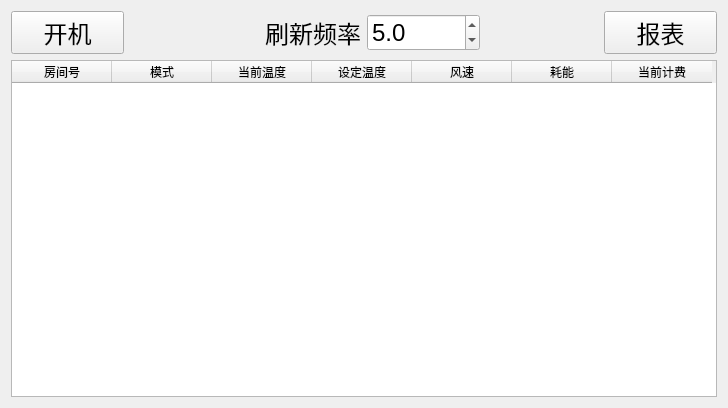
<?xml version="1.0" encoding="UTF-8"?>
<ui version="4.0">
 <class>Form</class>
 <widget class="QWidget" name="Form">
  <property name="geometry">
   <rect>
    <x>0</x>
    <y>0</y>
    <width>728</width>
    <height>408</height>
   </rect>
  </property>
  <property name="windowTitle">
   <string>中控机</string>
  </property>
  <layout class="QVBoxLayout" name="verticalLayout">
   <item>
    <layout class="QHBoxLayout" name="horizontalLayout">
     <item>
      <widget class="QPushButton" name="btClose">
       <property name="font">
        <font>
         <pointsize>18</pointsize>
        </font>
       </property>
       <property name="text">
        <string>开机</string>
       </property>
      </widget>
     </item>
     <item>
      <widget class="QLabel" name="label_3">
       <property name="text">
        <string/>
       </property>
      </widget>
     </item>
     <item>
      <widget class="QLabel" name="label">
       <property name="font">
        <font>
         <pointsize>18</pointsize>
        </font>
       </property>
       <property name="text">
        <string>刷新频率</string>
       </property>
       <property name="alignment">
        <set>Qt::AlignRight|Qt::AlignTrailing|Qt::AlignVCenter</set>
       </property>
       <property name="margin">
        <number>0</number>
       </property>
      </widget>
     </item>
     <item>
      <widget class="QDoubleSpinBox" name="spinRefresh">
       <property name="font">
        <font>
         <pointsize>18</pointsize>
        </font>
       </property>
       <property name="wrapping">
        <bool>false</bool>
       </property>
       <property name="decimals">
        <number>1</number>
       </property>
       <property name="singleStep">
        <double>0.500000000000000</double>
       </property>
       <property name="value">
        <double>5.000000000000000</double>
       </property>
      </widget>
     </item>
     <item>
      <widget class="QLabel" name="label_2">
       <property name="text">
        <string/>
       </property>
      </widget>
     </item>
     <item>
      <widget class="QPushButton" name="btReport">
       <property name="font">
        <font>
         <pointsize>18</pointsize>
        </font>
       </property>
       <property name="text">
        <string>报表</string>
       </property>
      </widget>
     </item>
    </layout>
   </item>
   <item>
    <widget class="QTableWidget" name="tableSubMachine">
     <property name="verticalScrollBarPolicy">
      <enum>Qt::ScrollBarAsNeeded</enum>
     </property>
     <property name="horizontalScrollBarPolicy">
      <enum>Qt::ScrollBarAsNeeded</enum>
     </property>
     <property name="sizeAdjustPolicy">
      <enum>QAbstractScrollArea::AdjustToContents</enum>
     </property>
     <property name="editTriggers">
      <set>QAbstractItemView::NoEditTriggers</set>
     </property>
     <property name="sortingEnabled">
      <bool>true</bool>
     </property>
     <attribute name="horizontalHeaderCascadingSectionResizes">
      <bool>false</bool>
     </attribute>
     <attribute name="horizontalHeaderDefaultSectionSize">
      <number>100</number>
     </attribute>
     <attribute name="horizontalHeaderShowSortIndicator" stdset="0">
      <bool>false</bool>
     </attribute>
     <attribute name="horizontalHeaderStretchLastSection">
      <bool>false</bool>
     </attribute>
     <attribute name="verticalHeaderHighlightSections">
      <bool>true</bool>
     </attribute>
     <attribute name="verticalHeaderShowSortIndicator" stdset="0">
      <bool>false</bool>
     </attribute>
     <column>
      <property name="text">
       <string>房间号</string>
      </property>
     </column>
     <column>
      <property name="text">
       <string>模式</string>
      </property>
     </column>
     <column>
      <property name="text">
       <string>当前温度</string>
      </property>
     </column>
     <column>
      <property name="text">
       <string>设定温度</string>
      </property>
     </column>
     <column>
      <property name="text">
       <string>风速</string>
      </property>
     </column>
     <column>
      <property name="text">
       <string>耗能</string>
      </property>
     </column>
     <column>
      <property name="text">
       <string>当前计费</string>
      </property>
     </column>
    </widget>
   </item>
  </layout>
 </widget>
 <resources/>
 <connections/>
</ui>
